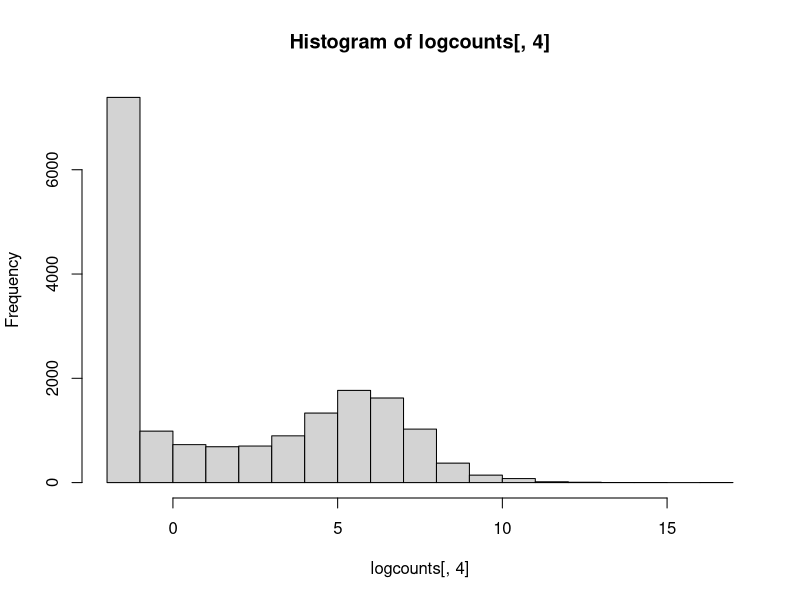
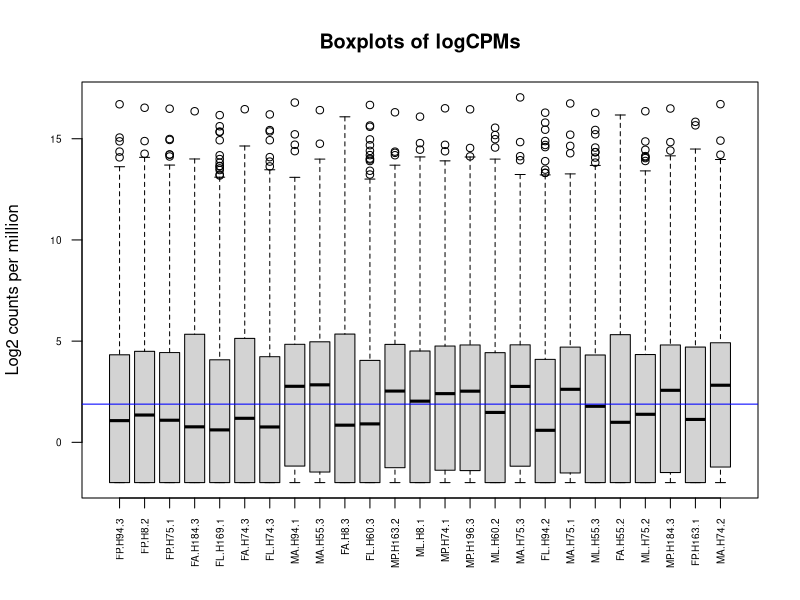
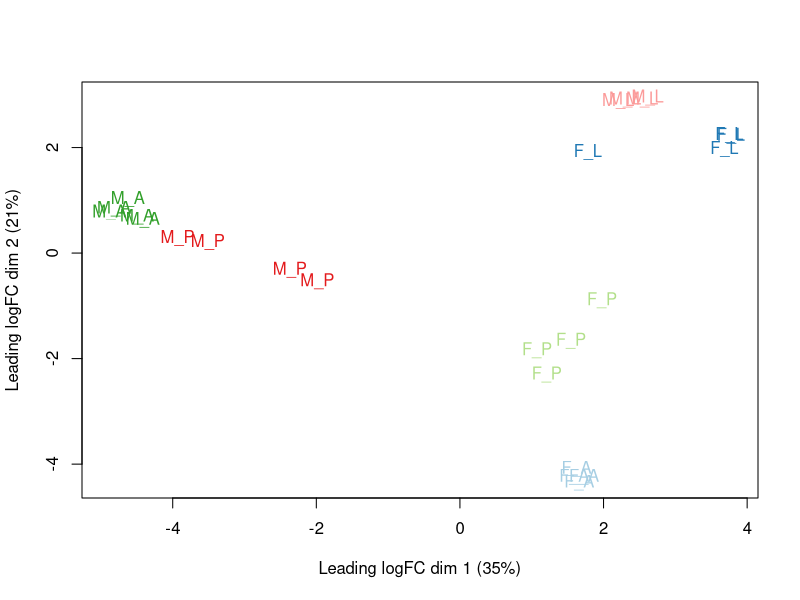
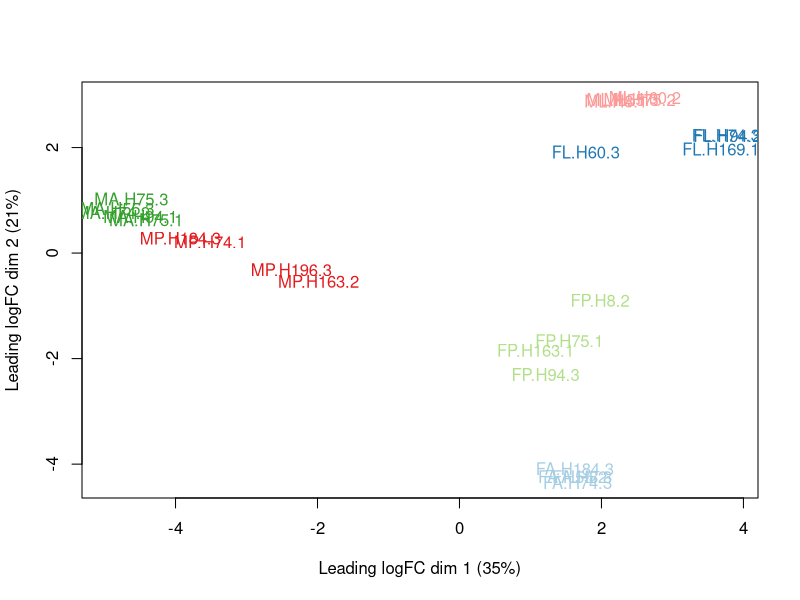
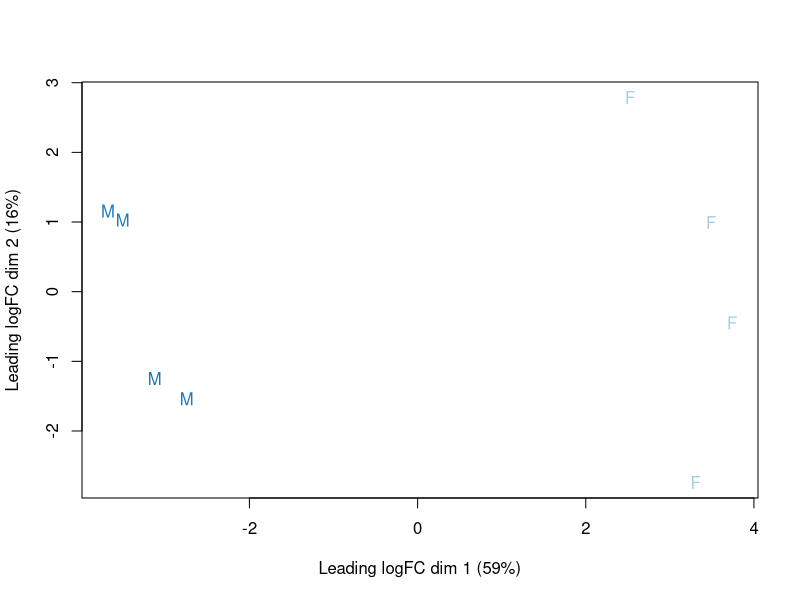
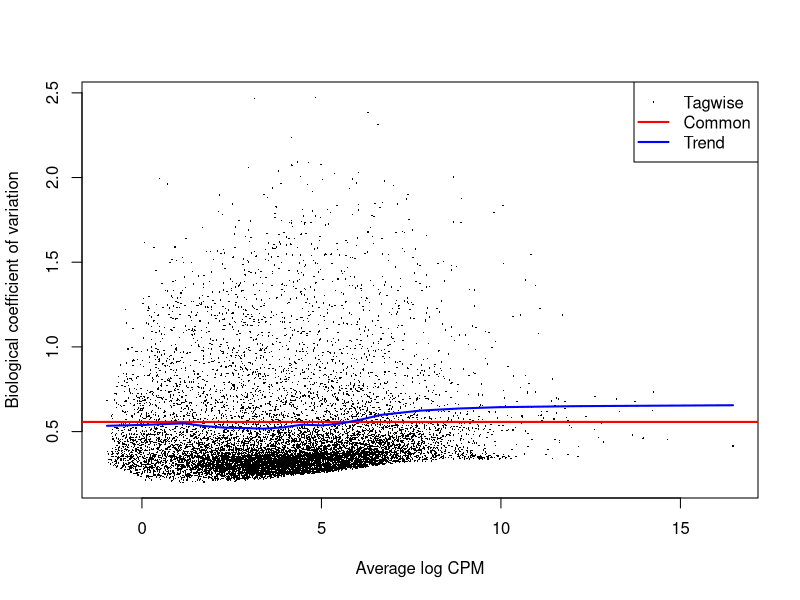
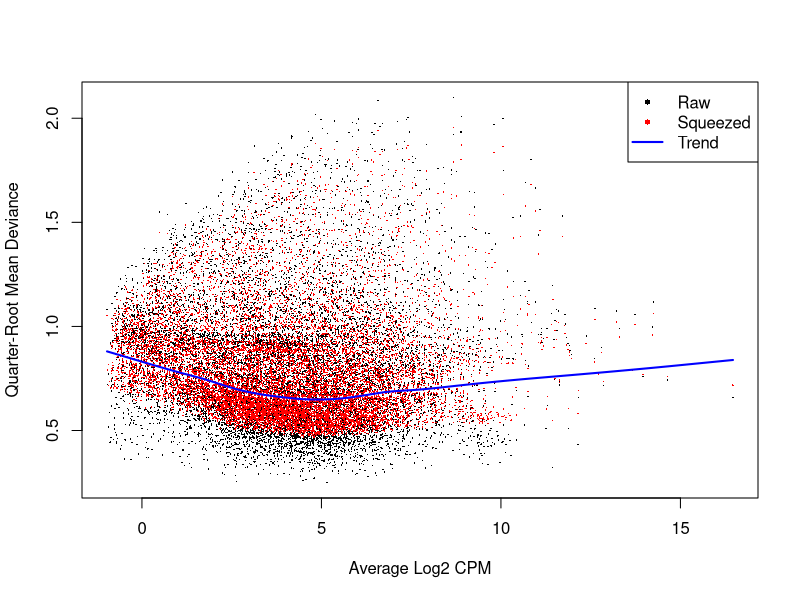

The R source for these figures, in order: (Note: this script raises an error after producing the figures.)
library(readr)
library(edgeR)
library(RColorBrewer)
library(ggplot2)
getwd()

#setwd

#read in Drosophila read counts "droso_counts.csv"
droso_counts<-read_csv("droso_counts.csv")
colnames(droso_counts)

##add factor: sex (F=female, M= male), stage (L=larva, P=pupa, A=adult)
sex<- c("F","F","F","F","F","F","F","M","M","F","F","M","M","M","M","M","M","F","M","M","F","M","M","F","M")
stage<- c("P","P","P","A","L","A","L","A","A","A","L","P","L","P","P","L","A","L","A","L","A","L","P","P","A")
sex_stage<-paste(sex, stage, sep="_")

##make edgeR object
x<-DGEList(counts = droso_counts[, 2:26],genes = droso_counts[, 1], group = sex_stage)
x$samples
table(x$samples$group)
summary(x$samples$lib.size)

##exploring log2 data before normalization 
logcounts <- cpm(x, prior.count = 2, log=TRUE)
hist(logcounts[,4])
boxplot(logcounts, xlab="", ylab="Log2 counts per million",las=2, cex.axis=0.6)
abline(h=median(logcounts),col="blue")
title("Boxplots of logCPMs")

library(RColorBrewer)
fac<- factor(sex_stage)
colours<- brewer.pal(nlevels(fac), "Paired")
names_samples<- c("FP.H94.3","FP.H8.2","FP.H75.1","FA.H184.3","FL.H169.1","FA.H74.3","FL.H74.3","MA.H94.1","MA.H55.3","FA.H8.3","FL.H60.3","MP.H163.2","ML.H8.1","MP.H74.1","MP.H196.3","ML.H60.2","MA.H75.3","FL.H94.2","MA.H75.1","ML.H55.3","FA.H55.2","ML.H75.2","MP.H184.3","FP.H163.1","MA.H74.2")
plotMDS(logcounts, labels= factor(x$samples$group), col= colours[as.numeric(fac)])
plotMDS(logcounts, labels= factor(names_samples), col= colours[as.numeric(fac)])

#subseting data to analyse per stage#
###pupae###
counts_pupae<- droso_counts[, c(2,3,4,13,15,16,24,25)]
colnames(counts_pupae)
counts_pupae$Gene_name<- droso_counts$Gene_name
sex_p<-c("F","F","F","M","M","M","M","F") 

#make edgeR object for pupal stage
x_p_stage<-DGEList(counts = droso_counts[, c(2,3,4,13,15,16,24,25)],
                   genes = droso_counts[, 1],
                   group = sex_p)
x_p_stage$samples

#normalization
cpm(10, mean(x_p_stage$samples$lib.size))
x_p_stage
head(str(x_p_stage))

#filter out genes that are not expressed in at least 3 male or 3 female libraries 
keep_p <- rowSums(cpm(x_p_stage[,c(1,2,3,8)])>0.5) >=3 | 
        rowSums(cpm(x_p_stage[,c(4,5,6,7)])>0.5) >=3  
x_p_stage<- x_p_stage[keep_p, , keep.lib.sizes=FALSE]

#show number of genes kept and filtered out
table(keep_p)

#calculate normalization factor
x_p_stage<- calcNormFactors(x_p_stage)
x_p_stage$samples

fac_p<- factor(sex_p)
colours<- brewer.pal(nlevels(fac_p), "Paired")
plotMDS(x_p_stage, labels= factor(x_p_stage$samples$group), col= colours[as.numeric(fac_p)])

#design a model
design_p <- model.matrix(~ 0 + group, data= x_p_stage$samples)
colnames(design_p)<- levels(x_p_stage$samples$group)
colnames(design_p)

#estimate dispersion
x_p_stage <- estimateDisp(x_p_stage, design_p, robust=TRUE)
x_p_stage$common.dispersion

#plot Biologicaé coeff. of variation
plotBCV(x_p_stage)

####Genewise Negative Binomial Generalized Linear Models with Quasi-likelihood Tests
#Fit a quasi-likelihood negative binomial generalized log-linear model to count data. 
#Conduct genewise statistical tests for a given coefficient or contrast.
fit_p <- glmQLFit(x_p_stage, design_p, robust=TRUE)
head(fit_p$coefficients)
plotQLDisp(fit_p)
summary(fit_p$df.prior)

#between m and F
FM_p<- makeContrasts(F - M, levels=design_p)

#Fit a quasi-likelihood negative binomial generalized log-linear model to count data. 
##Conduct genewise statistical tests for a given coefficient or contrast.
res_FM_p <- glmQLFTest(fit_p, contrast=FM_p)

#Identify which genes are significantly differentially expressed from an edgeR fit object
is.de_FM_p <- decideTestsDGE(res_FM_p, p.value=0.05)

#number of Sex-biased genes
summary(is.de_FM_p)

#get fc values and p-values for (n) genes
pupae_top_fm<- topTags(res_FM_p, n=12000)
pupae_top_fm<-pupae_top_fm$table

plotMD(res_FM_p, 
       status=is.de_FM_p,
       values=c(1,-1),
       col=c("red","blue"),
       legend="topright", 
       ylim=c(-15,15),
       main = "DGE between females and males at pupal stage", 
       hl.cex=0.7 )

#plot different classes of sex-biased genes
###calculate the average logCPM for males and females separtely

##log counts for pupal stage
logcounts_p <- cpm(x_p_stage,log=TRUE)
colnames(logcounts_p)<- x_p_stage$samples$group
rownames(logcounts_p)<- x_p_stage$genes$Gene_name

names<-as.character(pupae_top_fm$Gene_name)
logcounts_p<-cbind(rownames(logcounts_p), logcounts_p)
colnames(logcounts_p)[1]<-"Gene_name"
logcounts_p<-as.data.frame(logcounts_p)
logcounts_p_sub<-logcounts_p[logcounts_p$Gene_name %in% names,]
logcounts_p_sub[,-1]<-as.numeric(as.character(unlist(logcounts_p_sub[,-1])))
average_M<-rowMeans(logcounts_p_sub[,c(5,6,7,8)])
average_F<-rowMeans(logcounts_p_sub[,c(2,3,4,9)])
logcounts_p_sub<-cbind(average_F, logcounts_p_sub)
logcounts_p_sub<-cbind(average_M, logcounts_p_sub)

pupae_top_fm<-pupae_top_fm[order(pupae_top_fm$Gene_name),]
logcounts_p_sub<- logcounts_p_sub[order(logcounts_p_sub$Gene_name),]
pupae_top_fm<- cbind(logcounts_p_sub$average_M, pupae_top_fm)
pupae_top_fm<- cbind(logcounts_p_sub$average_F, pupae_top_fm)
colnames(pupae_top_fm)[1]<- "Average_logCPM_F"
colnames(pupae_top_fm)[2]<- "Average_logCPM_M"

## calculating average CPM for males and females and binding it to TOP_fm
counts_p <- cpm(x_p_stage, log = FALSE)
rownames(counts_p)<-x_p_stage$genes$Gene_name
colnames(counts_p)<- x_p_stage$samples$group

counts_p<-cbind(rownames(counts_p), counts_p)
colnames(counts_p)[1]<-"Gene_name"
counts_p<-as.data.frame(counts_p)
counts_p_sub<-counts_p[counts_p$Gene_name %in% names,]
counts_p_sub[,-1]<-as.numeric(as.character(unlist(counts_p_sub[,-1])))
average_cpm_M<-rowMeans(counts_p_sub[,c(5,6,7,8)])
average_cpm_F<-rowMeans(counts_p_sub[,c(2,3,4,9)])
counts_p_sub<-cbind(average_cpm_F, counts_p_sub)
counts_p_sub<-cbind(average_cpm_M, counts_p_sub)

pupae_top_fm<-pupae_top_fm[order(pupae_top_fm$Gene_name),]
counts_p_sub<- counts_p_sub[order(counts_p_sub$Gene_name),]
pupae_top_fm<- cbind(counts_p_sub$average_cpm_M, pupae_top_fm)
pupae_top_fm<- cbind(counts_p_sub$average_cpm_F, pupae_top_fm)
colnames(pupae_top_fm)[1]<- "Average_CPM_F"
colnames(pupae_top_fm)[2]<- "Average_CPM_M"

#gene classification#
pupae_top_fm$fact<-rep("NA", nrow(pupae_top_fm))
pupae_top_fm$fact[pupae_top_fm$Average_CPM_M ==(0) & pupae_top_fm$logFC>1] <- "F_limited"
pupae_top_fm$fact[pupae_top_fm$Average_CPM_F ==(0) & pupae_top_fm$logFC< (-1)] <- "M_limited"
pupae_top_fm$fact[pupae_top_fm$logFC>1 & pupae_top_fm$Average_CPM_M > (0)] <- "F_biased"
pupae_top_fm$fact[pupae_top_fm$logFC<(-1) & pupae_top_fm$Average_CPM_F > (0)]<- "M_biased"
pupae_top_fm$fact[pupae_top_fm$logFC>0 & pupae_top_fm$logFC<1]<- "Any_f_biased"
pupae_top_fm$fact[pupae_top_fm$logFC<0 & pupae_top_fm$logFC>-1]<- "Any_m_biased"
pupae_top_fm$fact[pupae_top_fm$FDR >0.05]<- "Not DE"

####### plot
palette(c("palevioletred1","slategray1","firebrick1","lightslateblue", "navy","gainsboro"))
table(pupae_top_fm$fact)
pupae_top_fm$fact<-as.factor(pupae_top_fm$fact)
unbias<-subset(pupae_top_fm, fact == "Not DE")
bias<-subset(pupae_top_fm, fact != "Not DE")
table(bias$fact)
plot(unbias$Average_logCPM_M~unbias$Average_logCPM_F, 
     col="gainsboro", 
     pch=19, 
     ylim = c(-3,17), xlim = c(-3,17),
     xlab = "Average female expression [logCPM]", 
     ylab = "Average male expression [logCPM]", 
     main="Gene expression in males and females at the pupal stage", cex=0.8)

points(bias$Average_logCPM_M~bias$Average_logCPM_F, 
       col=as.factor(bias$fact), pch=19, cex=0.7)


legend("topleft", c("Slightly FB","slightly MB" , "Strongly FB", "Female limited","Male biased", "Male limited", "Not DE"), fill=c(1:7), cex = 0.6,bty = "n")
